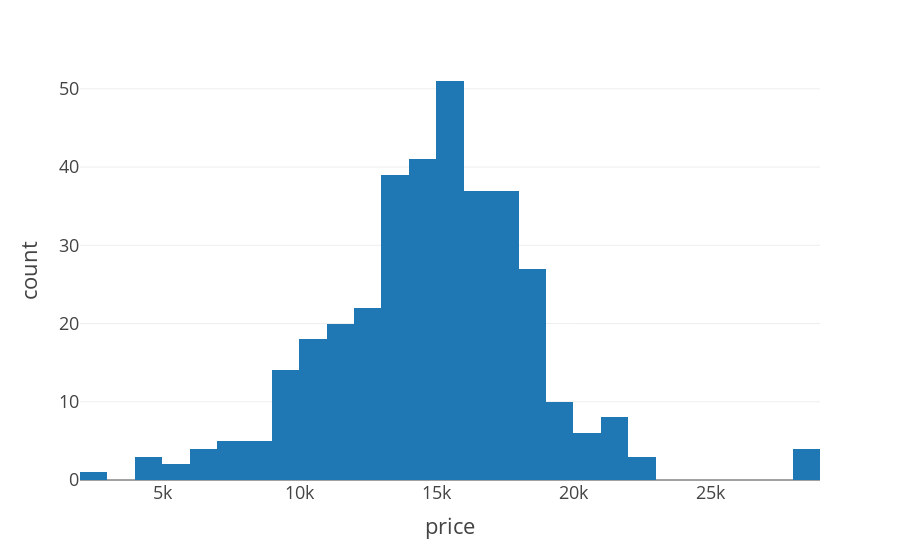

The notebook cell this image was saved under:
### Code cell
plt_price = px.histogram(df, x=df.price, template="presentation")
plt_price.show()

pio.write_html(plt_price, file='./img/plt_price.html', full_html=False, include_plotlyjs='cdn', auto_open=False)

### Figure 1 — Plotly figure (JSON) as saved in the notebook; plotly's stock layout.template omitted (floating-point values rounded to 4 significant figures; data arrays with more than 128 entries replaced by an {"elided": "..."} marker saying what was removed)
{"data": [{"alignmentgroup": "True", "bingroup": "x", "hovertemplate": "price=%{x}<br>count=%{y}<extra></extra>", "legendgroup": "", "marker": {"color": "#1F77B4"}, "name": "", "offsetgroup": "", "orientation": "v", "showlegend": false, "type": "histogram", "x": {"elided": "357 int values"}, "xaxis": "x", "yaxis": "y"}], "layout": {"barmode": "relative", "legend": {"tracegroupgap": 0}, "margin": {"t": 60}, "xaxis": {"anchor": "y", "domain": [0, 1], "title": {"text": "price"}}, "yaxis": {"anchor": "x", "domain": [0, 1], "title": {"text": "count"}}}}
